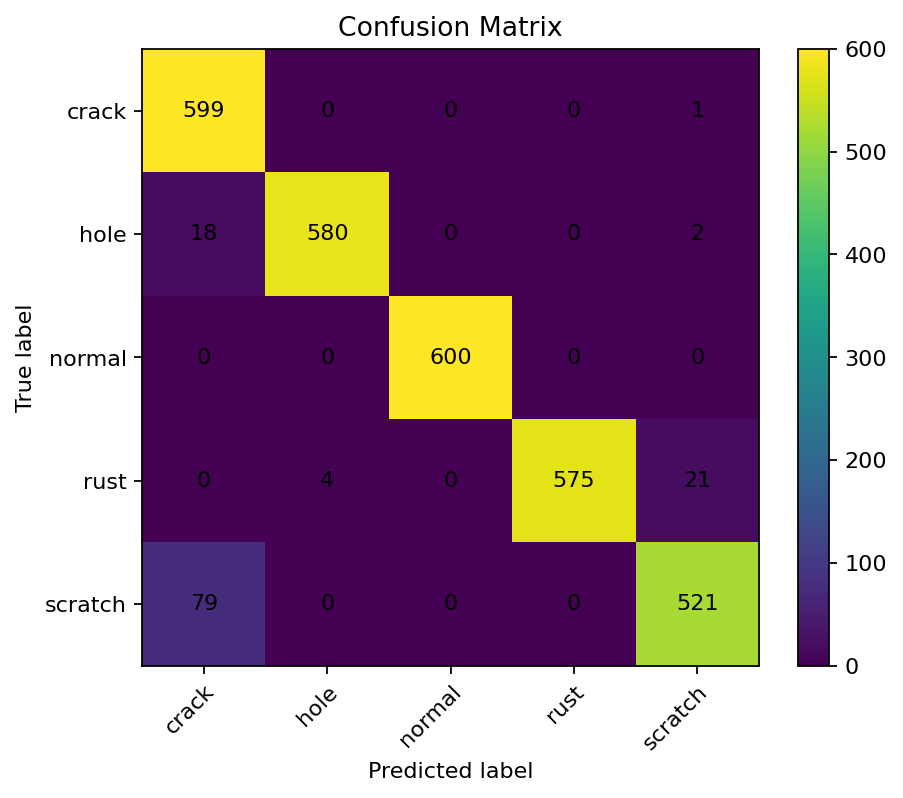
#> input picture artifacts/confusion_matrix.png, 903 x 798 px
$ python -i features.py   (imports and definitions only)
#> lines starting #> are read from the running program, lines starting #| are printed output that depends on the picture
from __future__ import annotations

from pathlib import Path
from typing import Dict, List, Tuple

import numpy as np
from PIL import Image

from .data import DatasetPaths, iter_class_images


def extract_image_features(image_path: Path, image_size: int = 24, hist_bins: int = 16) -> np.ndarray:
    """Extract lightweight image features.

    Features:
    - downsampled grayscale thumbnail pixels
    - normalized intensity histogram
    - simple summary statistics
    """
#> called with image_path = '../../artifacts/confusion_matrix.png', image_size = 24, hist_bins = 16
    image = Image.open(image_path).convert("L").resize((image_size, image_size))
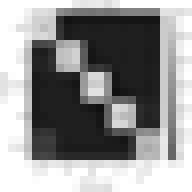
#> image: PIL image 24x24 L (shown 8 times larger); min 15, max 255, mean 147.1
    arr = np.asarray(image, dtype=np.float32) / 255.0

    pixels = arr.reshape(-1).astype(np.float32)
#> pixels = 576 values, max 1 at index 0, min 0.0588 at index 278, mean 0.577
    histogram, _ = np.histogram(arr, bins=hist_bins, range=(0.0, 1.0), density=True)
#> histogram = [0.0556, 4.39, 0.944, 0.472, 0.194, 0.167, 0.25, 0.278, 0.417, 0.278, 0.167, 0.667, 0.972, 0.944, 1.67, 4.14]
    histogram = histogram.astype(np.float32)

    stats = np.asarray(
        [
            float(arr.mean()),
            float(arr.std()),
            float(arr.min()),
            float(arr.max()),
            float(np.median(arr)),
        ],
        dtype=np.float32,
    )
#> stats = [0.577, 0.377, 0.0588, 1, 0.727]

    return np.concatenate([pixels, histogram, stats], axis=0)


# [42 lines left out: function load_split_features, not called in this run]

>>> result = extract_image_features('../../artifacts/confusion_matrix.png')
#> result = 597 values, max 4.39 at index 577, min 0.0556 at index 576, mean 0.588
